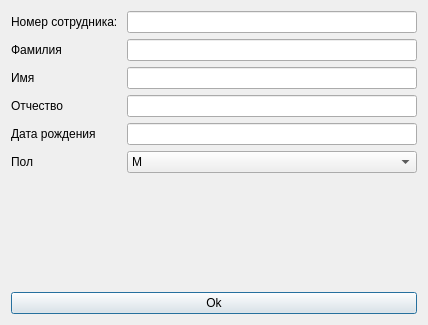
<?xml version="1.0" encoding="UTF-8"?>
<ui version="4.0">
 <class>Anket</class>
 <widget class="QDialog" name="Anket">
  <property name="geometry">
   <rect>
    <x>0</x>
    <y>0</y>
    <width>428</width>
    <height>325</height>
   </rect>
  </property>
  <property name="windowTitle">
   <string>Dialog</string>
  </property>
  <layout class="QVBoxLayout" name="verticalLayout">
   <item>
    <layout class="QFormLayout" name="formLayout">
     <item row="0" column="0">
      <widget class="QLabel" name="label">
       <property name="text">
        <string>Номер сотрудника: </string>
       </property>
      </widget>
     </item>
     <item row="0" column="1">
      <widget class="QLineEdit" name="workerId"/>
     </item>
     <item row="2" column="0">
      <widget class="QLabel" name="label_2">
       <property name="text">
        <string>Фамилия</string>
       </property>
      </widget>
     </item>
     <item row="2" column="1">
      <widget class="QLineEdit" name="family"/>
     </item>
     <item row="4" column="0">
      <widget class="QLabel" name="label_3">
       <property name="text">
        <string>Имя</string>
       </property>
      </widget>
     </item>
     <item row="4" column="1">
      <widget class="QLineEdit" name="name"/>
     </item>
     <item row="6" column="0">
      <widget class="QLabel" name="label_4">
       <property name="text">
        <string>Отчество</string>
       </property>
      </widget>
     </item>
     <item row="6" column="1">
      <widget class="QLineEdit" name="secondName"/>
     </item>
     <item row="8" column="1">
      <widget class="QLineEdit" name="birthday"/>
     </item>
     <item row="10" column="0">
      <widget class="QLabel" name="label_6">
       <property name="text">
        <string>Пол</string>
       </property>
      </widget>
     </item>
     <item row="10" column="1">
      <widget class="QComboBox" name="gender">
       <item>
        <property name="text">
         <string>М</string>
        </property>
       </item>
       <item>
        <property name="text">
         <string>Ж</string>
        </property>
       </item>
      </widget>
     </item>
     <item row="11" column="1">
      <spacer name="horizontalSpacer">
       <property name="orientation">
        <enum>Qt::Horizontal</enum>
       </property>
       <property name="sizeHint" stdset="0">
        <size>
         <width>40</width>
         <height>20</height>
        </size>
       </property>
      </spacer>
     </item>
     <item row="8" column="0">
      <widget class="QLabel" name="label_5">
       <property name="text">
        <string>Дата рождения</string>
       </property>
      </widget>
     </item>
    </layout>
   </item>
   <item>
    <widget class="QPushButton" name="okButton">
     <property name="text">
      <string>Ok</string>
     </property>
    </widget>
   </item>
  </layout>
 </widget>
 <resources/>
 <connections>
  <connection>
   <sender>okButton</sender>
   <signal>clicked()</signal>
   <receiver>Anket</receiver>
   <slot>accept()</slot>
   <hints>
    <hint type="sourcelabel">
     <x>127</x>
     <y>250</y>
    </hint>
    <hint type="destinationlabel">
     <x>68</x>
     <y>237</y>
    </hint>
   </hints>
  </connection>
 </connections>
</ui>
